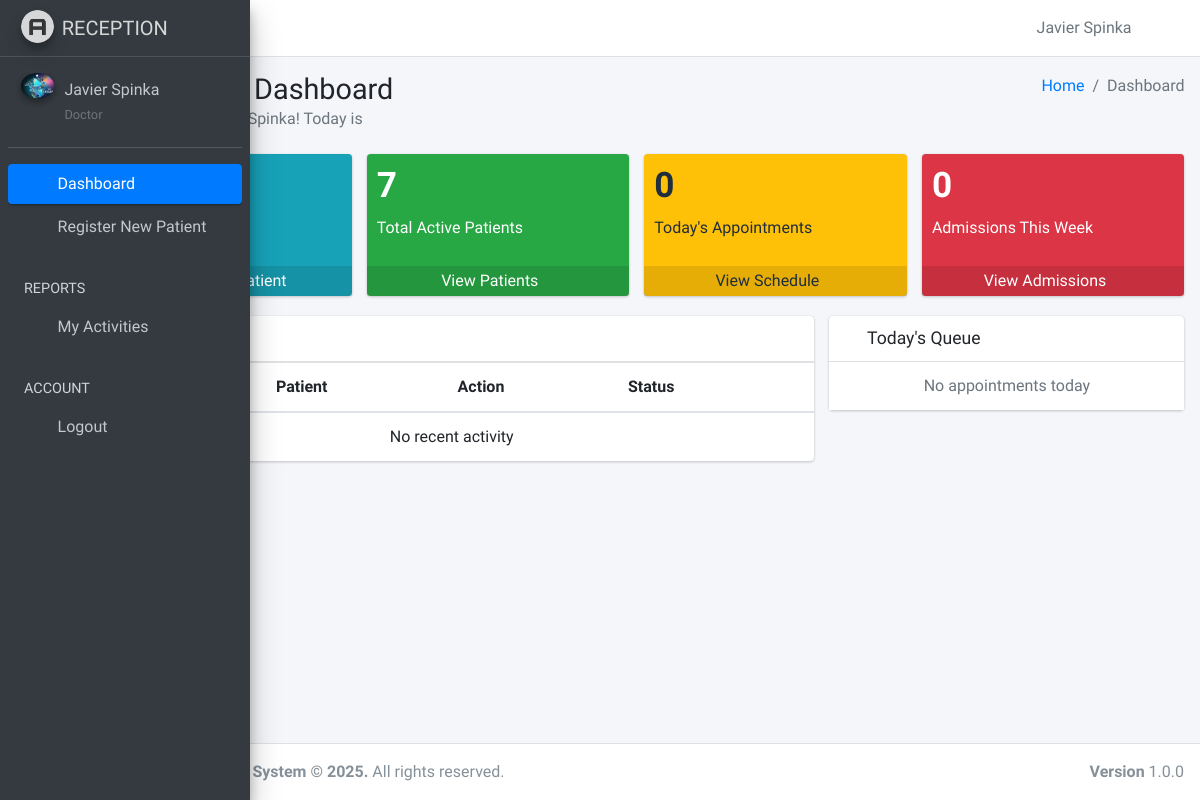
The page /r/home (signed in) on the database as committed earlier.
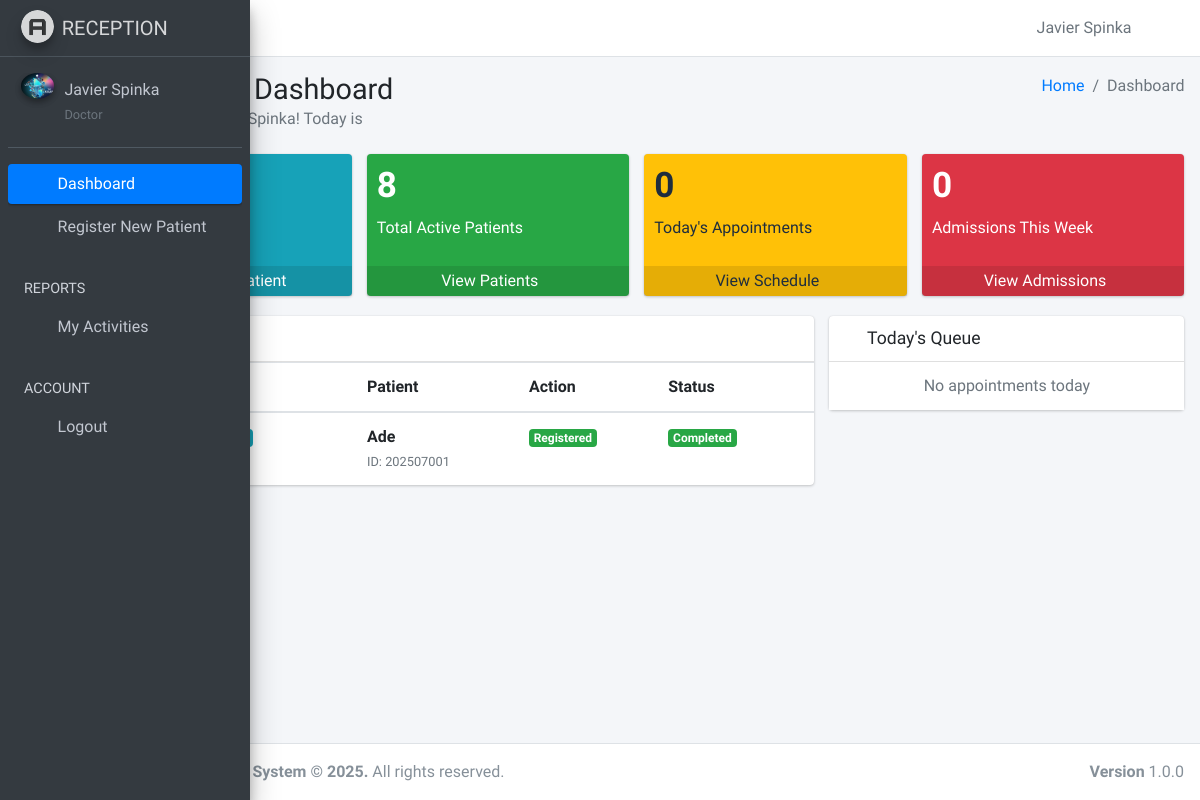
The same page on the database as committed later.
### hospapp/models.py (models this page shows, shortened)
class Patient(models.Model):
    BLOOD_GROUP_CHOICES = [
        ('A+', 'A+'), ('A-', 'A-'),
        ('B+', 'B+'), ('B-', 'B-'),
        ('AB+', 'AB+'), ('AB-', 'AB-'),
        ('O+', 'O+'), ('O-', 'O-'),
    ]
    STATUS_CHOICES = [
        ('critical', 'Critical'),
        ('recovered', 'Recovered'),
        ('stable', 'Stable'),
    ]
    RELATIONSHIP_CHOICES = [
        ('Spouse', 'Spouse'),
        ('Father', 'Father'),
        ('Mother', 'Mother'),
        ('Son', 'Son'),
        ('Daughter', 'Daughter'),
        ('Brother', 'Brother'),
        ('Sister', 'Sister'),
        ('Guardian', 'Guardian'),
        ('Friend', 'Friend'),
        ('Other', 'Other'),
    ]
    address = models.TextField()
    blood_group = models.CharField(max_length=3, choices=BLOOD_GROUP_CHOICES, default='O+')
    date_of_birth = models.DateField()
    date_registered = models.DateTimeField(auto_now_add=True)
    email = models.EmailField(blank=True, null=True)
    first_time = models.CharField(max_length=20, blank=True)
    full_name = models.CharField(max_length=200)
    gender = models.CharField(max_length=10)
    id_number = models.CharField(max_length=100, blank=True)
    id_type = models.CharField(max_length=20, blank=True)
    marital_status = models.CharField(max_length=20)
    nationality = models.CharField(max_length=50)
    phone = models.CharField(max_length=15)
    photo = models.ImageField(upload_to='patient_photos/', blank=True, null=True)
    state_of_origin = models.CharField(max_length=50, blank=True)
    patient_id = models.CharField(max_length=100, unique=True, editable=False)
    registered_by = models.ForeignKey(User, on_delete=models.SET_NULL, null=True, blank=True, related_name='patients_registered')
    next_of_kin_name = models.CharField(max_length=100)
    next_of_kin_phone = models.CharField(max_length=15)
    next_of_kin_relationship = models.CharField(max_length=20, choices=RELATIONSHIP_CHOICES, blank=True, null=True)
    next_of_kin_email = models.EmailField(blank=True, null=True)
    next_of_kin_address = models.TextField(blank=True, null=True)
    diagnosis = models.TextField(blank=True, null=True)
    is_inpatient = models.BooleanField(default=False)
    medication = models.TextField(blank=True, null=True)
    notes = models.TextField(blank=True, null=True)
    referred_by = models.CharField(max_length=100, blank=True, null=True)
    status = models.CharField(max_length=20, choices=STATUS_CHOICES, default='stable')
    class Meta:
        ordering = ['-date_registered']

### hospapp/views.py (the view)
# urls.py: path('r/home', views.receptionist, name='receptionist'),
@login_required(login_url='home')
def receptionist(request):
    today = localdate()
    start_of_week = today - timedelta(days=today.weekday())
    current_receptionist = request.user
    recent_activity = Patient.objects.filter(
        registered_by=current_receptionist
    ).order_by('-date_registered')[:5]
    new_patients_today = Patient.objects.filter(
        date_registered__date=today,
        registered_by=current_receptionist
    ).count()
    active_patients = Patient.objects.count()
    appointments_today = Appointment.objects.filter(
        scheduled_time__date=today,
        scheduled_by=current_receptionist
    ).count()
    admissions_this_week = Admission.objects.filter(
        admitted_on__range=[start_of_week, today],
        admitted_by=current_receptionist
    ).count()
    queue = Appointment.objects.filter(
        scheduled_time__date=today,
        scheduled_by=current_receptionist
    ).order_by('scheduled_time')[:5]
    context = {
        'new_patients_today': new_patients_today,
        'active_patients': active_patients,
        'appointments_today': appointments_today,
        'admissions_this_week': admissions_this_week,
        'recent_activity': recent_activity,
        'queue': queue,
    }
    return render(request, 'receptionist/index.html', context)

### hospapp/templates/receptionist/index.html (shortened to what the changed rows need)
{% extends "receptionist/base.html" %}
{% block content %}
<div class="content-header">
    <div class="container-fluid">
        <div class="row mb-2">
            <div class="col-sm-6">
                <h1 class="m-0">
                    <i class="fas fa-tachometer-alt text-primary"></i>
                    Reception Dashboard
                </h1>
            </div>
        </div>
    </div>
</div>
<section class="content">
    <div class="container-fluid">
        <div class="row">
            <div class="col-lg-3 col-6">
                <div class="small-box bg-success">
                    <div class="inner">
                        <h3>{{ active_patients }}</h3>
                        <p>Total Active Patients</p>
                    </div>
                </div>
            </div>
        </div>
        <div class="row">
            <div class="col-md-8">
                <div class="card">
                    <div class="card-body p-0">
                        <div class="table-responsive">
                            <table class="table m-0">
                                <thead>
                                    <tr>
                                        <th>Time</th>
                                        <th>Patient</th>
                                        <th>Action</th>
                                        <th>Status</th>
                                    </tr>
                                </thead>
                                <tbody>
                                    {% for patient in recent_activity %}
                                    <tr>
                                        <td><span class="badge badge-info">{{ patient.date_registered }}</span></td>
                                        <td><strong>{{ patient.full_name }}</strong><br><small class="text-muted">ID: {{ patient.patient_id }}</small></td>
                                        <td><span class="badge badge-success">Registered</span></td>
                                        <td><span class="badge badge-success">Completed</span></td>
                                    </tr>
                                    {% empty %}
                                    <tr><td colspan="4" class="text-center">No recent activity</td></tr>
                                    {% endfor %}
                                </tbody>
                            </table>
                        </div>
                    </div>
                </div>
            </div>
        </div>
    </div>
</section>
{% endblock %}

Rows that differ between the two databases and show on the page:
added Patient: full_name "Ade", patient_id "202507001"
Other text that changed with them:
{{ active_patients }}: "7" → "8"
text no longer shown: "No recent activity"
